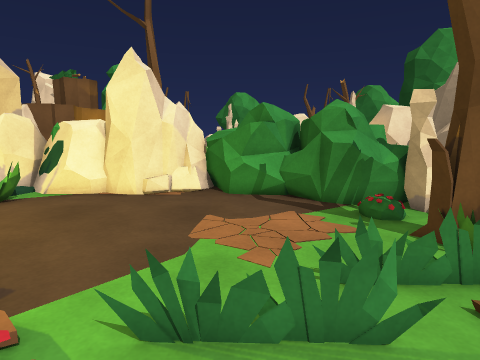
view 1 (above)

18 first-person views from a walk through a 3-D level made in the Unity game engine. The camera is 1.3 m above the floor, tilts 8° down and sees 75° across. The floor is counted in squares, 0.5 m on a side. Each view is taken from the middle of a square. On the plan, view 1 faces up. The plan holds only what a view shows up to about 20 squares ahead; the rest is blank. The place goes on beyond the plan. The player character is not drawn. Some animated figures are left out. Surface patterns are stand-ins for the level's own textures.

view 2
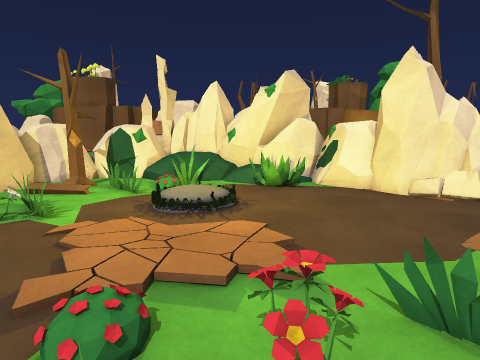

view 3
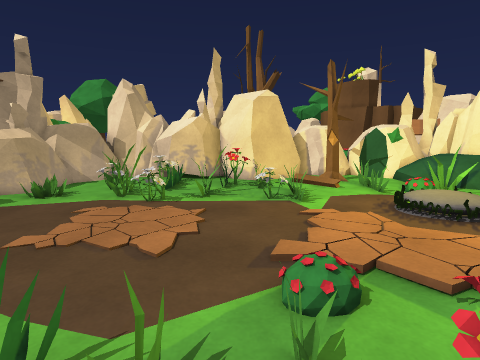

view 4
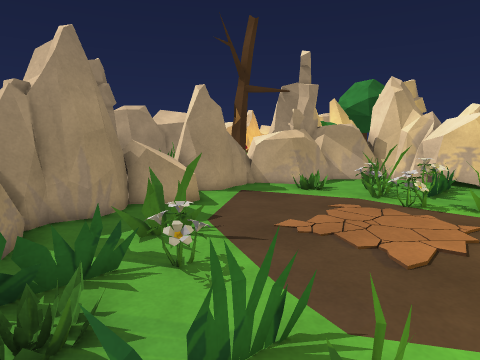

view 5
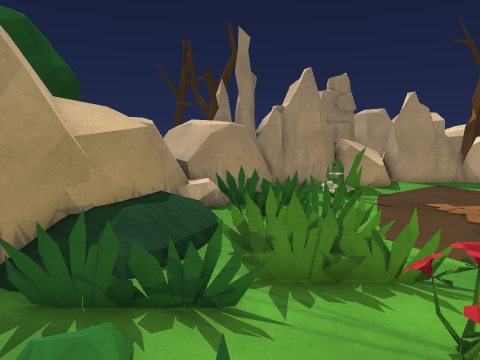

view 6
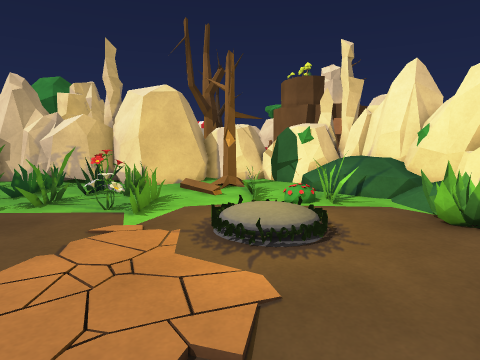

view 7
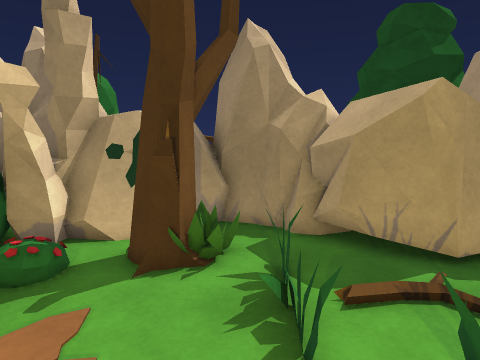

view 8
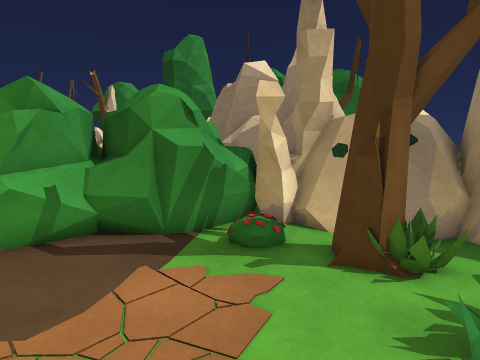

view 9
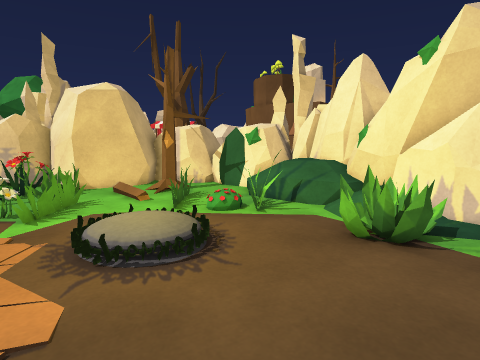

view 10
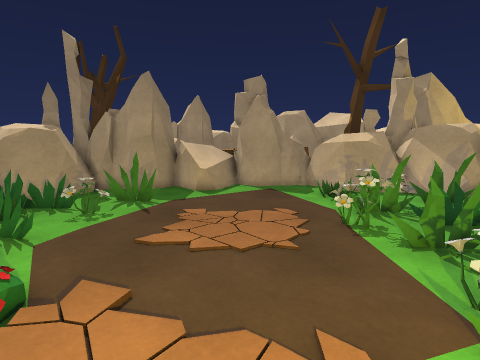

view 11
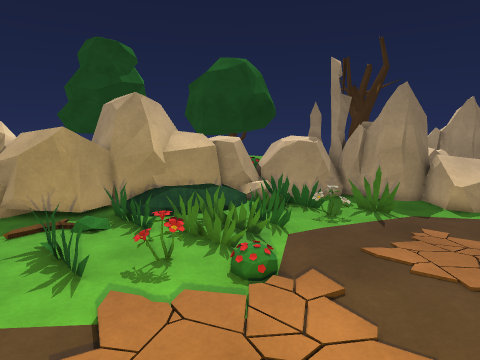

view 12
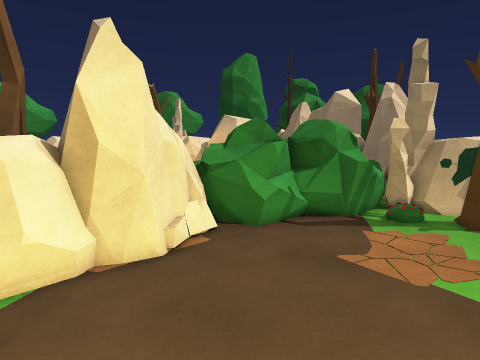

view 13
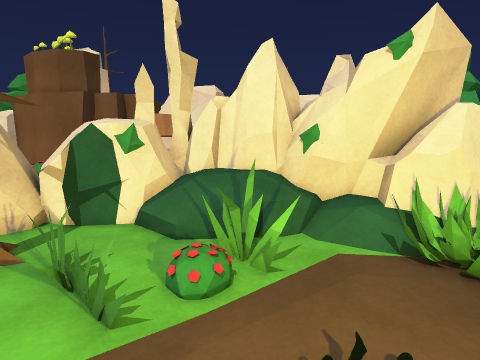

view 14
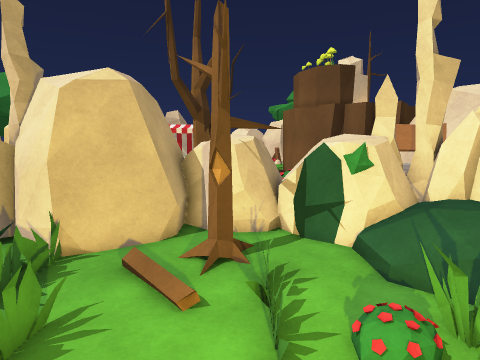

view 15
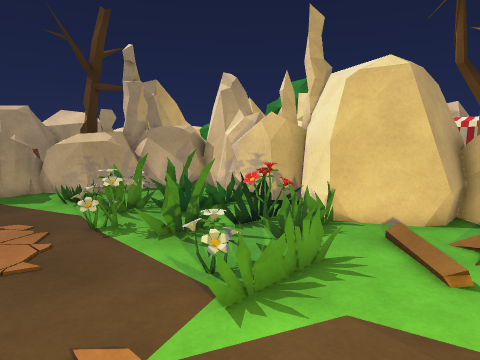

view 16
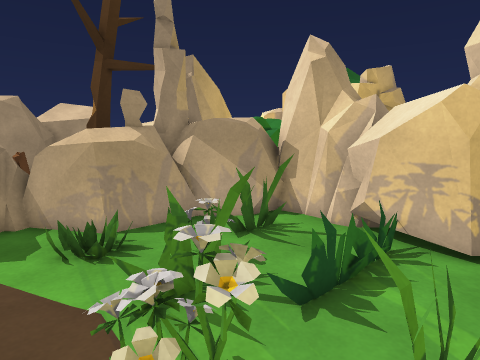

view 17
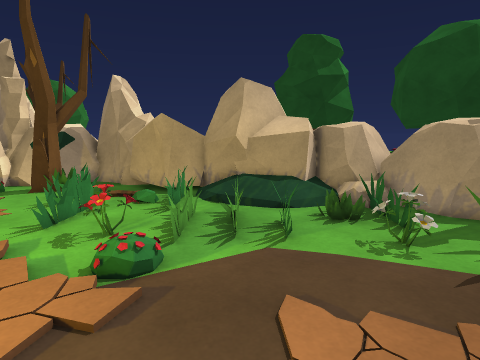

view 18
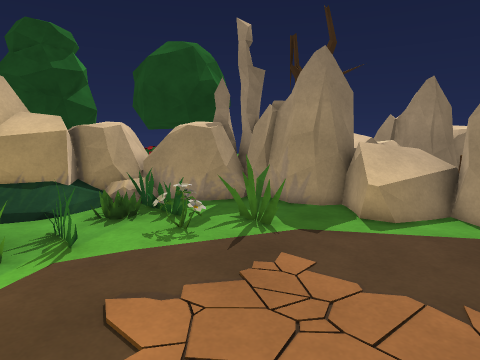

### Floor plan
Key: @ floor where view 1 was taken; . main floor; : floor 0.25 m higher than the main floor; + floor 0.5 m higher than the main floor; / step, stairs or slope; R rock; T tree; B bush; F flower; O other object.
Columns run from 22 left of view 1 to 10 right of it. Each row starts with its distance up from view 1.
 16           RRROOOOOOOTTTTTT
 15          RRRROOOOOOOTTTTTTT
 14 O     RRRRRRROOOOOOO.TTTTTT     O
 13 O   O RRRRRR:.........TTTTTTT  OO
 12   OOOOO    B:B...........TTTTTOO
 11  OOOO   /..B.B............FFTOO
 10  OOO   /.....................OOO
  9 OOOOO //O....................OOO
  8 OOOO....F..................TTOOOO
  7 OOOO....FF..///...........TBT.OOO
  6 OOO.....O... +/...............OOO
  5 OOO.TT......::/.........O.....OOO
  4  OO.TT./...../........O.../.OOOOO
  3 OOOO..//................../.OOOO
  2  OOO................F....:.OOO
  1  OOOO....O........F........OO
  0    OOO....F.......F..O@...OOO
 -1    OO.FF.................  OOOOO
 -2  OOOO..O.............OO./  O OO
 -3   OOO....O...........O../ OOO
 -4    OO.....F.............  OOO
 -5   OOO.....F............// OOO
 -6  O OO....O..........F.../ OO
 -7  OOO....F............O..  OOO
 -8  OOO.OO...........OO....OOOOO
 -9  OOOO.................OOOO OO
-10  OOOOO................OOOOOOO
-11   OOOOOOOO......O..OOOOOOO
-12     OOOOOO.....OOOOOOOOOO
-13     OOOO OOOOOOOOOOOO OO
-14  RR      OOOOOOOO OO
-15 RRRRR        OO   OOOO

Positions as (right, up) in squares from view 1, and headings:
1: (0, 0), facing up
2: (0, -1), facing up-left
3: (1, -1), facing left
4: (1, -1), facing down-left
5: (1, 5), facing down
6: (-1, 5), facing left
7: (-1, 6), facing right
8: (-1, 5), facing up-right
9: (-2, 8), facing left
10: (-8, 5), facing down
11: (-9, 6), facing down-right
12: (-9, 6), facing up-right
13: (-9, 4), facing up-left
14: (-9, 5), facing left
15: (-8, 5), facing down-left
16: (-10, -2), facing down-left
17: (-10, -2), facing right
18: (-10, -1), facing down-right
